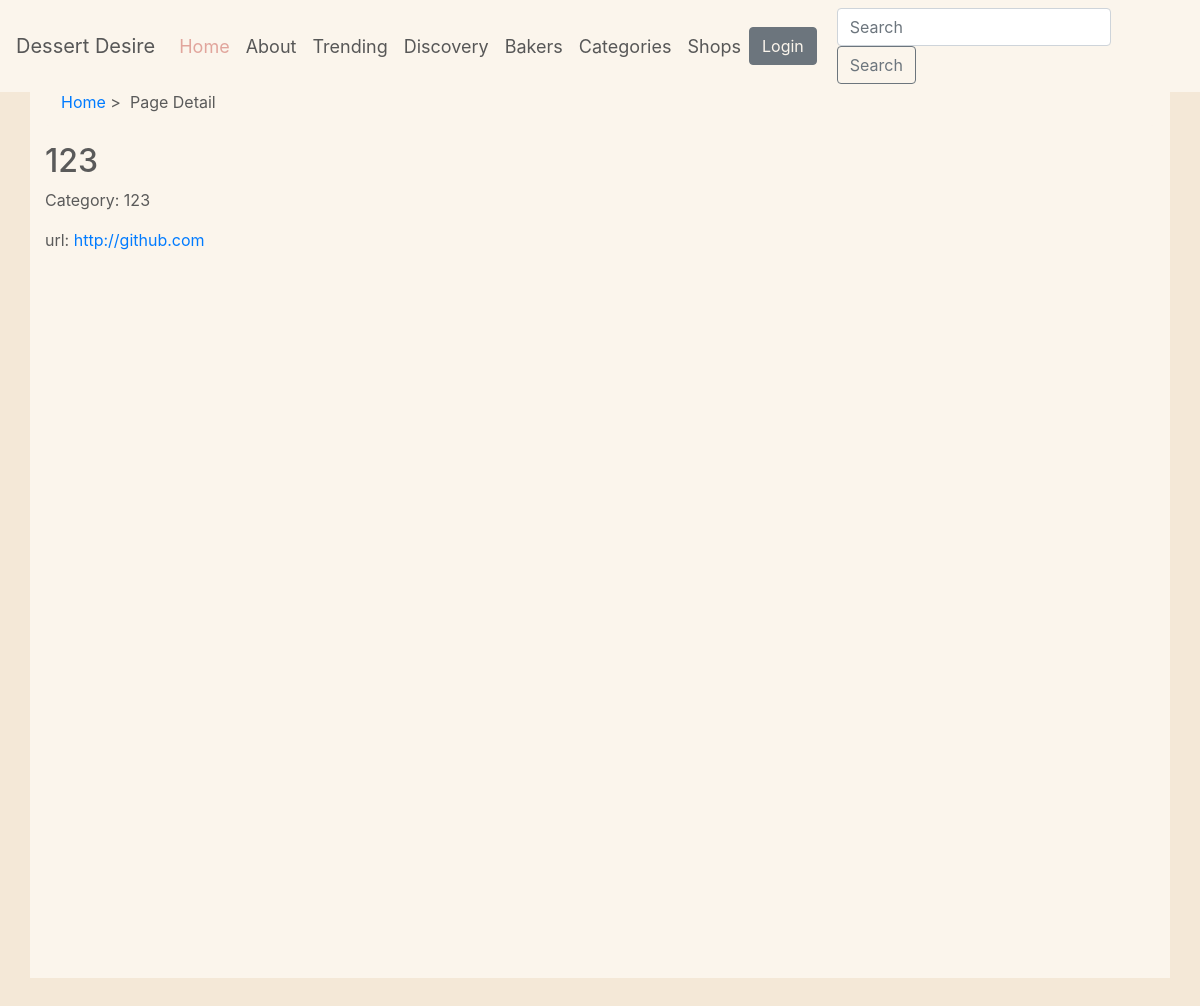
The app's page /rango/page-detail/1 with its own data.
### rango/models.py (models this page shows, shortened)
class Page(models.Model):
    TITLE_MAX_LENGTH = 128
    URL_MAX_LENGTH = 200
    category = models.ForeignKey(Category, on_delete=models.CASCADE)
    title = models.CharField(max_length=TITLE_MAX_LENGTH)
    url = models.URLField()
    views = models.IntegerField(default=0)

class Category(models.Model):
    NAME_MAX_LENGTH = 128
    name = models.CharField(max_length=NAME_MAX_LENGTH, unique=True)
    views = models.IntegerField(default=0)
    likes = models.IntegerField(default=0)
    slug = models.SlugField(unique=True)
    class Meta:
        verbose_name_plural = 'Categories'
    def __str__(self):
        return self.name

### rango/views.py (the view)
# urls.py: path('page-detail/<slug:pk>', views.PageDetailView.as_view(), name='page-detail'),
class PageDetailView(DetailView):
    model = Page
    template_name = 'rango/page-detail.html'

### templates/rango/page-detail.html (shortened to what this page needs)
{% extends 'base.html' %}
{% block page_title %}
Page Detail
{% endblock %}
{% block content %}
    <h2>{{ object.title }}</h2>
    <p>Category: {{ object.category }}</p>
    <p>url: <a href="{{ object.url }}">{{ object.url }}</a></p>
{% endblock %}

### templates/base.html (style rules this page uses)
body { padding-top: 3rem; padding-bottom: 3rem; color: #5a5a5a; background-color: #F4E8D7; }

### records on screen
Page: title "123", category "123", url "http://github.com"
